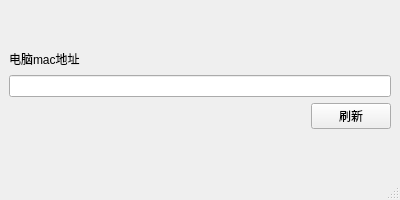
<?xml version="1.0" encoding="UTF-8"?>
<ui version="4.0">
 <class>MainWindow</class>
 <widget class="QMainWindow" name="MainWindow">
  <property name="geometry">
   <rect>
    <x>0</x>
    <y>0</y>
    <width>400</width>
    <height>200</height>
   </rect>
  </property>
  <property name="windowTitle">
   <string>MainWindow</string>
  </property>
  <widget class="QWidget" name="centralwidget">
   <layout class="QVBoxLayout" name="verticalLayout">
    <item>
     <spacer name="verticalSpacer">
      <property name="orientation">
       <enum>Qt::Vertical</enum>
      </property>
      <property name="sizeHint" stdset="0">
       <size>
        <width>20</width>
        <height>40</height>
       </size>
      </property>
     </spacer>
    </item>
    <item>
     <layout class="QHBoxLayout" name="horizontalLayout">
      <item>
       <widget class="QLabel" name="label">
        <property name="text">
         <string>电脑mac地址</string>
        </property>
       </widget>
      </item>
      <item>
       <spacer name="horizontalSpacer">
        <property name="orientation">
         <enum>Qt::Horizontal</enum>
        </property>
        <property name="sizeHint" stdset="0">
         <size>
          <width>40</width>
          <height>20</height>
         </size>
        </property>
       </spacer>
      </item>
     </layout>
    </item>
    <item>
     <widget class="QLineEdit" name="lineEdit_mac"/>
    </item>
    <item>
     <layout class="QHBoxLayout" name="horizontalLayout_2">
      <item>
       <spacer name="horizontalSpacer_2">
        <property name="orientation">
         <enum>Qt::Horizontal</enum>
        </property>
        <property name="sizeHint" stdset="0">
         <size>
          <width>40</width>
          <height>20</height>
         </size>
        </property>
       </spacer>
      </item>
      <item>
       <widget class="QPushButton" name="pushButton_refresh">
        <property name="text">
         <string>刷新</string>
        </property>
       </widget>
      </item>
     </layout>
    </item>
    <item>
     <spacer name="verticalSpacer_2">
      <property name="orientation">
       <enum>Qt::Vertical</enum>
      </property>
      <property name="sizeHint" stdset="0">
       <size>
        <width>20</width>
        <height>40</height>
       </size>
      </property>
     </spacer>
    </item>
   </layout>
  </widget>
  <widget class="QMenuBar" name="menubar">
   <property name="geometry">
    <rect>
     <x>0</x>
     <y>0</y>
     <width>400</width>
     <height>23</height>
    </rect>
   </property>
  </widget>
  <widget class="QStatusBar" name="statusbar"/>
 </widget>
 <resources/>
 <connections/>
</ui>
